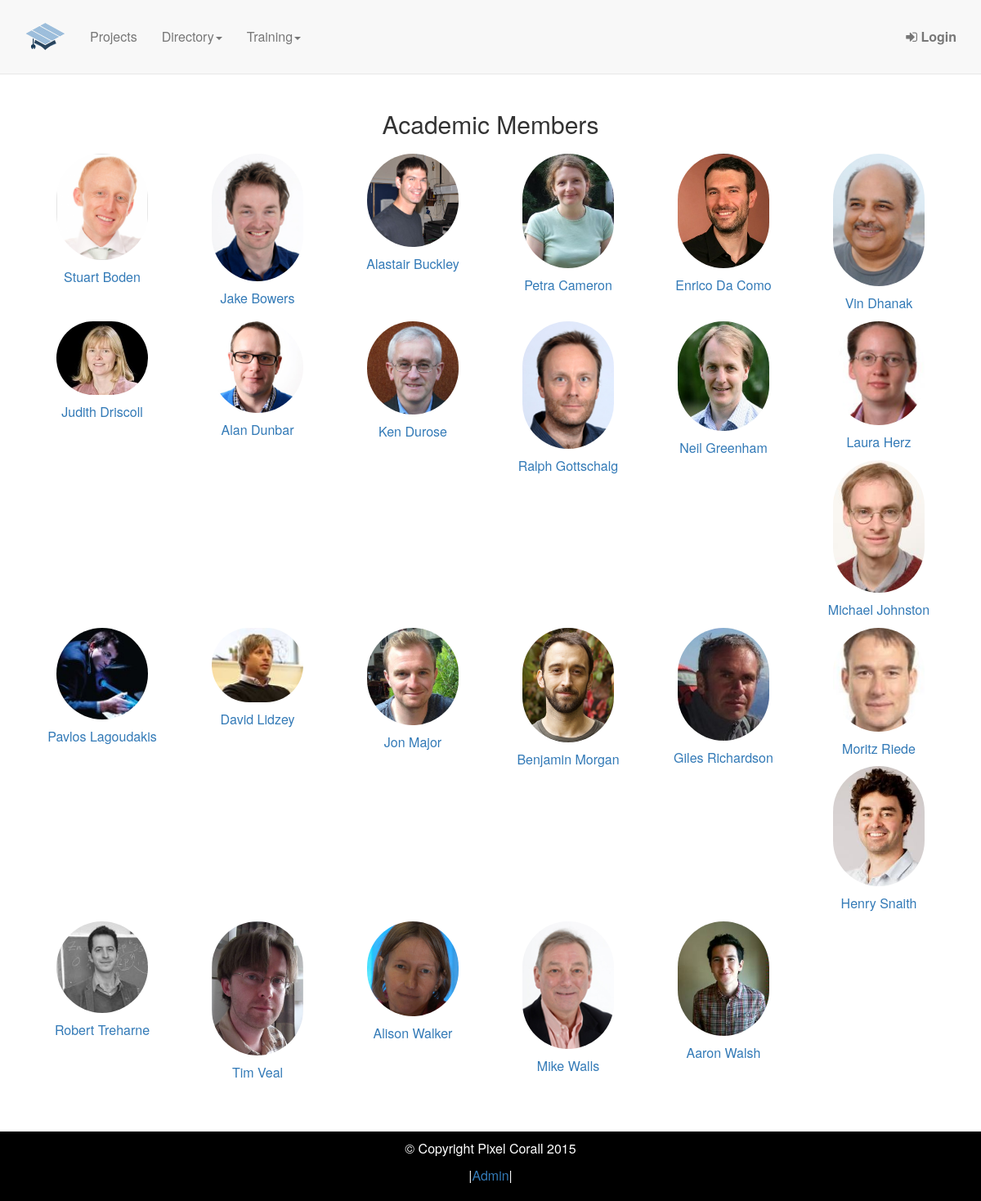
The page /directory/academics/ on the database as committed earlier.
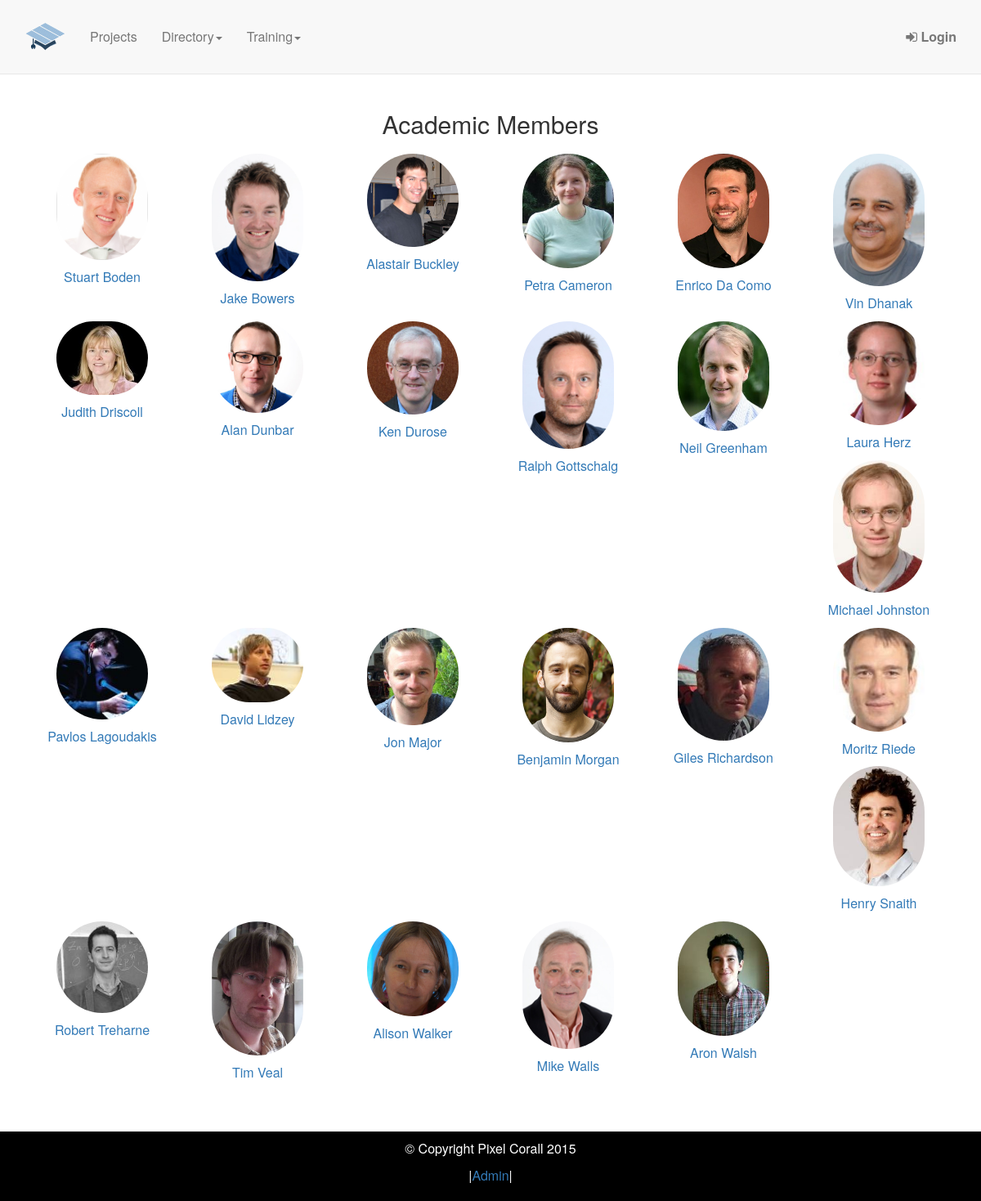
The same page on the database as committed later.
### profiles/models.py (models this page shows, shortened)
class Academic(models.Model):
    user = models.ForeignKey(User, blank=True, null=True)
    title = models.CharField(max_length=5)
    role = models.CharField(max_length= 50)
    first_name = models.CharField(max_length=128)
    last_name = models.CharField(max_length=128)
    affiliation = models.ForeignKey(Partner)
    bio = models.TextField(max_length=2000, blank=True)
    pic = ImageField(upload_to='academic_images', default='static/img/avatar.png')
    url = models.URLField(blank=True)
    twitter = models.URLField(blank=True)
    linkedIn = models.URLField(blank=True)

### cdtpv/views.py (the view)
# urls.py: url(r'^directory/academics/', 'cdtpv.views.academics', name='academics'),
def academics(request):
    academics = Academic.objects.order_by('last_name')[:]
    return render(request, 'academics.html', {'academics': academics})

### templates/academics.html
{% extends 'base.html' %}
{% load thumbnail %}
{% block content %}
<div style="padding-top: 50px;">
	<section  class="cohort-section">
        <div class="container">
            <div class="row">
                <div class="col-lg-12">
					<h2>Academic Members</h2>
					{% for academic in academics %}
					<a href="/user/profile/academic/{{academic.id}}/">
						<div style="min-height: 110px;" class="col-md-2 col-sm-3 col-xs-4">
							{% thumbnail academic.pic "150x150" crop="center" as im %}
							<img class="profile-pic" src="{{im.url}}" name="{{academic.first_name}} {{academic.last_name}}">
							<p>{{academic.first_name}} {{academic.last_name}}</p>
							{% endthumbnail %}
						</div>
				    </a>
					{% endfor %}
				</div>
			</div>
		</div>
	</section>
</div>
{% endblock %}

Rows that differ between the two databases and show on the page:
changed Academic "Walsh": first_name "Aaron" → "Aron"
